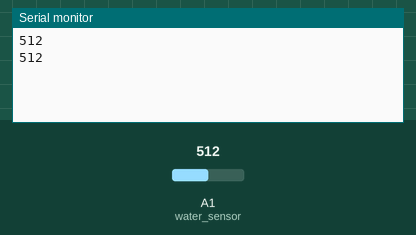
The sketch below on a simulated Arduino Uno, built with avr-gcc and run on an emulated ATmega328P. Parts: the last lines printed to the serial monitor. The test bench sets the inputs (shaded band); at power-on: A1 (water_sensor) = 512.

Above: at 1.8 s.
1.9 s: A1 (water_sensor) set to 716
At 2.6 s:
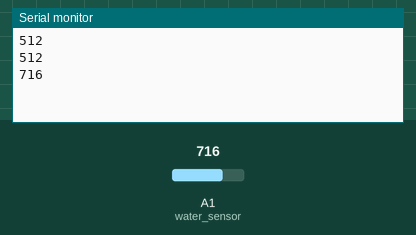
3.4 s: A1 (water_sensor) set to 900
At 4.8 s:
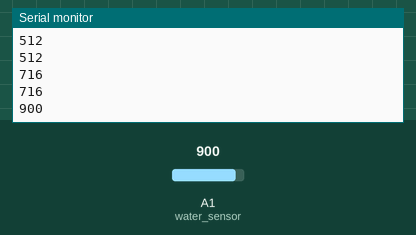
Timing chart, 0 to 6.4 s (numbered marks = the images above; inputs shaded):
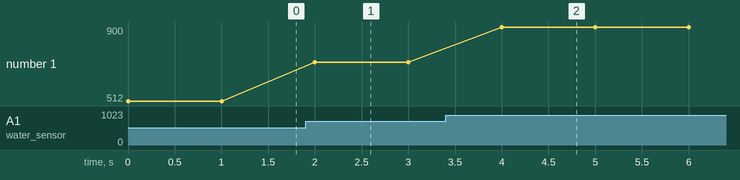

The sketch:

VALEUR_ANALOGIQUE_Capteur_d_eau.ino
```cpp
#define water_sensor A1

void setup(){
Serial.begin(9600);     // Communication started with 9600 baud
}
void loop(){
int water_value=analogRead(water_sensor); // Incoming analog signal read and appointed    //sensor
Serial.println(water_value);   //Wrote serial port
delay(1000);
}
```

Measured:
- after the input at 1.9 s, the serial monitor: prints a new line after 0.10 s (image 1)
- after the input at 3.4 s, the serial monitor: prints a new line after 0.60 s (image 2)
- plotted number 1: 512 → 716 after the input at 1.9 s, 716 → 900 after the input at 3.4 s
